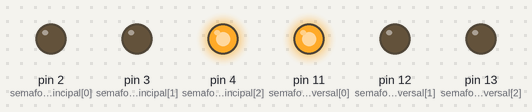
Simulated run of this sketch. Board: Arduino Uno, built with avr-gcc and run on an emulated ATmega328P. Parts: output pins drawn as LEDs (lit = HIGH).

Above: at 5.5 s.
At 13.0 s:
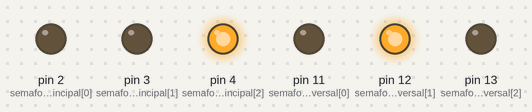
At 25.0 s:
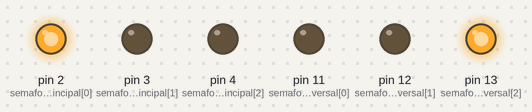
At 37.0 s:
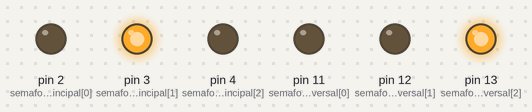
Timing chart, 0 to 50.7 s (numbered marks = the images above):
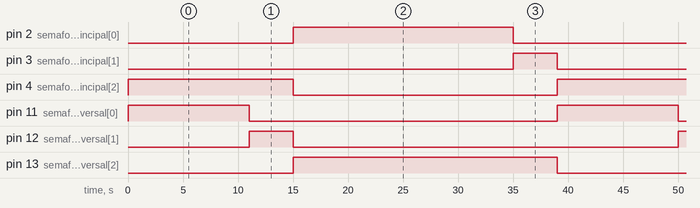

The sketch:

aula_01.ino
```cpp
// circuito
// https://www.tinkercad.com/things/a9GFdpWnCuo-mighty-bombul/editel?tenant=circuits

// verde, amarelo, vermelho
int semaforoPrincipal[] = {2, 3, 4};
int semaforoTranversal[] = {11, 12, 13};

#define VERDE 0
#define AMARELO 1
#define VERMELHO 2

void setup() {
  //semaforo esquerdo
  pinMode(semaforoPrincipal[0],OUTPUT);
  pinMode(semaforoPrincipal[1],OUTPUT);
  pinMode(semaforoPrincipal[2],OUTPUT);

  //semaforo direito
  pinMode(semaforoTranversal[0],OUTPUT);
  pinMode(semaforoTranversal[1],OUTPUT);
  pinMode(semaforoTranversal[2],OUTPUT);

}

void loop() {
    trocarEstadoSemaforo(semaforoPrincipal, VERMELHO);
    trocarEstadoSemaforo(semaforoTranversal, VERDE);
    delay(11 * 1000);
    trocarEstadoSemaforo(semaforoPrincipal, VERMELHO);
    trocarEstadoSemaforo(semaforoTranversal, AMARELO);
    delay(4 * 1000);
    trocarEstadoSemaforo(semaforoPrincipal, VERDE);
    trocarEstadoSemaforo(semaforoTranversal, VERMELHO);
    delay(20 * 1000);
    trocarEstadoSemaforo(semaforoPrincipal, AMARELO);
    trocarEstadoSemaforo(semaforoTranversal, VERMELHO);
    delay(4 * 1000);
}

void trocarEstadoSemaforo(int semaforo[], int lampada){
  digitalWrite(semaforo[0], LOW);
  digitalWrite(semaforo[1], LOW);
  digitalWrite(semaforo[2], LOW);

  digitalWrite(semaforo[lampada], HIGH);
}
```

Measured:
- by itself, pin 2 (semaforoPrincipal[0]): alternates HIGH for 20.0 s and LOW for 19.0 s
- by itself, pin 3 (semaforoPrincipal[1]), pin 12 (semaforoTranversal[1]): alternates HIGH for 4.0 s and LOW for 35.0 s
- by itself, pin 4 (semaforoPrincipal[2]): alternates HIGH for 15.0 s and LOW for 24.0 s
- by itself, pin 11 (semaforoTranversal[0]): alternates HIGH for 11.0 s and LOW for 28.0 s
- by itself, pin 13 (semaforoTranversal[2]): alternates HIGH for 24.0 s and LOW for 15.0 s
